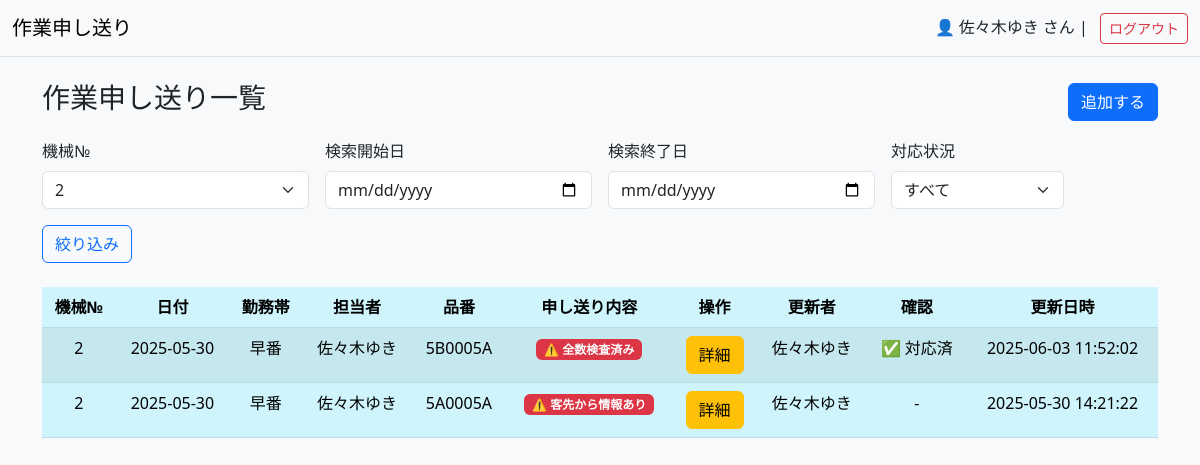
/?machine_no=2 (signed in), run on the app's committed database.
### tables this page shows
CREATE TABLE work_notes (
        id INTEGER PRIMARY KEY AUTOINCREMENT,
        machine_no TEXT NOT NULL,           -- 機械番号
        date DATE NOT NULL,                 -- 日付
        shift TEXT NOT NULL,                -- 勤務帯（例：早番、遅番など）
        operator TEXT NOT NULL,             -- 担当者
        product_no TEXT NOT NULL,           -- 品番
        note TEXT NOT NULL,                 -- 申し送り内容
        created_at TIMESTAMP DEFAULT CURRENT_TIMESTAMP,
        updated_at TIMESTAMP DEFAULT CURRENT_TIMESTAMP
    , additional_note TEXT, updated_by TEXT, updater TEXT, resolved BOOLEAN DEFAULT 0, status TEXT DEFAULT 'no_issue', resolved_by TEXT);

### app.py (the view)
@app.route("/", methods=["GET", "POST"])
def index():
    if "user_id" not in session:
        return redirect(url_for("login"))
    if request.method == "POST":
        machine_no = request.form["machine_no"]
        date = request.form["date"]
        shift = request.form["shift"]
        operator = session.get("name")  # ログイン中のユーザー名を担当者として記録
        product_no = request.form["product_no"]
        note = request.form["note"]
        updater = session.get("name")
        database3.add_work_note(machine_no, date, shift, operator, product_no, note, updater)
        return redirect(url_for("index"))
    else:
        machine_no = request.args.get("machine_no")
        start_date = request.args.get("start_date")
        end_date = request.args.get("end_date")
        resolved_str = request.args.get("resolved")
        resolved = int(resolved_str) if resolved_str in ["0", "1"] else None
        work_notes = database3.get_filtered_work_notes(machine_no, start_date, end_date, resolved)
        machine_nos = database3.get_machine_nos()  # ← 機械№一覧
        return render_template("index.html", work_notes=work_notes, machine_nos=machine_nos)

### database3.py (called while the page is built)
def get_connection_db():
    conn = sqlite3.connect("todo.db")
    conn.row_factory = sqlite3.Row
    print("ok")
    return conn

def get_machine_nos():
    conn = get_connection_db()
    c = conn.cursor()
    c.execute("SELECT DISTINCT machine_no FROM work_notes ORDER BY machine_no")
    return [row["machine_no"] for row in c.fetchall()]

### templates/index.html (shortened to what this page needs)
{% extends "base.html" %}
{% block content %}
<div class="d-flex justify-content-between align-items-center mb-3">
            <h3>作業申し送り一覧</h3>
            <button class="btn btn-primary" data-bs-toggle="collapse" data-bs-target="#addform">追加する</button>
</div>
<form method="get" class="row g-3 mb-4">
    <div class="col-md-3">
        <label for="machine_no" class="form-label">機械№</label>
        <select name="machine_no" class="form-select">
            {% for i in range(1, 21) %}
            <option value="{{ i }}" {% if request.args.get('machine_no')==(i | string) %}selected{% endif %}>{{ i }}</option>
            {% endfor %}
        </select>
    </div>
    <div class="col-md-3">
        <label for="start_date" class="form-label">検索開始日</label>
        <input type="date" name="start_date" class="form-control" value="{{ request.args.get('start_date', '') }}">
    </div>
    <div class="col-md-3">
        <label for="end_date" class="form-label">検索終了日</label>
        <input type="date" name="end_date" class="form-control" value="{{ request.args.get('end_date', '') }}">
    </div>
    <div class="col-md-2">
        <label for="resolved" class="form-label">対応状況</label>
        <select name="resolved" class="form-select">
            <option value="">すべて</option>
        </select>
    </div>
    <div class="col-md-2">
        <button type="submit" class="btn btn-outline-primary">絞り込み</button>
    </div>
</form>
<table class="table table-striped table-hover text-center table-info">
    <thead>
        <tr>
            <th>機械№</th>
            <th>日付</th>
            <th>勤務帯</th>
            <th>担当者</th>
            <th>品番</th>
            <th>申し送り内容</th>
            <th>操作</th>
            <th>更新者</th>
            <th>確認</th>
            <th>更新日時</th>
        </tr>
    </thead>
    <tbody>
         {% for note in work_notes %}
                <tr>
                    <td>{{ note['machine_no'] }}</td>
                    <td>{{ note['date'] }}</td>
                    <td>{{ note['shift'] }}</td>
                    <td>{{ note['operator'] }}</td>
                    <td>{{ note['product_no'] }}</td>
                    {% set lines = note['note'].split('\n') %}
                    {% set last_note = lines[-1] %}
                    <td style="max-width: 200px; word-break: break-word; white-space: normal;">
                        {% if '問題なし' in last_note %}
                        <span class="badge bg-success">✅ 問題なし</span>
                        {% else %}
                        <span class="badge bg-danger">⚠️ {{ last_note }}</span>
                        {% endif %}
                    </td>
                    <td>
                        <a href="{{ url_for('show', id=note['id']) }}" class="btn btn-warning">詳細</a>
                    </td>
                    <td>{{ note.updater or '-' }}</td>
                    <td>
                        {% if note['resolved'] == 1 %}
                            ✅ 対応済
                        {% elif note['status'] == 'no_issue' %}
                            ✅ 問題なし
                        {% elif note['status'] == 'has_issue' %}
                            ⚠️ 要対応
                        {% else %}
                            -
                        {% endif %}
                    </td>
                    <td>{{ note.updated_at or '-' }}</td>
                </tr>
            {% endfor %}
            </tbody>
        </table>
    </div>
{% endblock %}

### data on the page
work_notes: machine_no "2", date "2025-05-30", shift "早番", operator "佐々木ゆき", product_no "5B0005A", last_note "全数検査済み", updater "佐々木ゆき", resolved "✅ 対応済", updated_at "2025-06-03 11:52:02"
work_notes: machine_no "2", date "2025-05-30", shift "早番", operator "佐々木ゆき", product_no "5A0005A", last_note "客先から情報あり", updater "佐々木ゆき", updated_at "2025-05-30 14:21:22"

### other printed values
{{ session.name }} "佐々木ゆき"
form field machine_no "2"
